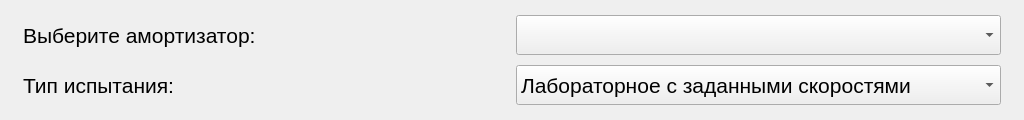
           <widget class="QFrame" name="specif_choice_frame">
            <property name="geometry">
             <rect>
              <x>0</x>
              <y>0</y>
              <width>1024</width>
              <height>120</height>
             </rect>
            </property>
            <property name="minimumSize">
             <size>
              <width>0</width>
              <height>0</height>
             </size>
            </property>
            <property name="maximumSize">
             <size>
              <width>16777215</width>
              <height>16777215</height>
             </size>
            </property>
            <property name="frameShape">
             <enum>QFrame::NoFrame</enum>
            </property>
            <property name="frameShadow">
             <enum>QFrame::Raised</enum>
            </property>
            <layout class="QGridLayout" name="gridLayout_4">
             <property name="leftMargin">
              <number>20</number>
             </property>
             <property name="topMargin">
              <number>10</number>
             </property>
             <property name="rightMargin">
              <number>20</number>
             </property>
             <property name="bottomMargin">
              <number>10</number>
             </property>
             <property name="spacing">
              <number>5</number>
             </property>
             <item row="0" column="0">
              <widget class="QLabel" name="specif_choice_label">
               <property name="maximumSize">
                <size>
                 <width>485</width>
                 <height>16777215</height>
                </size>
               </property>
               <property name="font">
                <font>
                 <family>Arial</family>
                 <pointsize>16</pointsize>
                </font>
               </property>
               <property name="text">
                <string>Выберите амортизатор:</string>
               </property>
              </widget>
             </item>
             <item row="0" column="2">
              <widget class="QComboBox" name="specif_choice_comboBox">
               <property name="minimumSize">
                <size>
                 <width>485</width>
                 <height>40</height>
                </size>
               </property>
               <property name="maximumSize">
                <size>
                 <width>485</width>
                 <height>40</height>
                </size>
               </property>
               <property name="font">
                <font>
                 <family>Arial</family>
                 <pointsize>16</pointsize>
                </font>
               </property>
               <property name="editable">
                <bool>false</bool>
               </property>
              </widget>
             </item>
             <item row="1" column="0">
              <widget class="QLabel" name="specif_data_label3">
               <property name="maximumSize">
                <size>
                 <width>485</width>
                 <height>16777215</height>
                </size>
               </property>
               <property name="font">
                <font>
                 <family>Arial</family>
                 <pointsize>16</pointsize>
                </font>
               </property>
               <property name="text">
                <string>Тип испытания:</string>
               </property>
              </widget>
             </item>
             <item row="1" column="2">
              <widget class="QComboBox" name="specif_type_test_comboBox">
               <property name="minimumSize">
                <size>
                 <width>485</width>
                 <height>40</height>
                </size>
               </property>
               <property name="maximumSize">
                <size>
                 <width>485</width>
                 <height>40</height>
                </size>
               </property>
               <property name="font">
                <font>
                 <family>Arial</family>
                 <pointsize>16</pointsize>
                </font>
               </property>
               <property name="editable">
                <bool>false</bool>
               </property>
               <item>
                <property name="text">
                 <string>Лабораторное с заданными скоростями</string>
                </property>
               </item>
               <item>
                <property name="text">
                 <string>Лабораторное с произвольной скоростью</string>
                </property>
               </item>
               <item>
                <property name="text">
                 <string>Лабораторное  с каскадом скоростей</string>
                </property>
               </item>
               <item>
                <property name="text">
                 <string>Конвеерное</string>
                </property>
               </item>
              </widget>
             </item>
            </layout>
           </widget>
